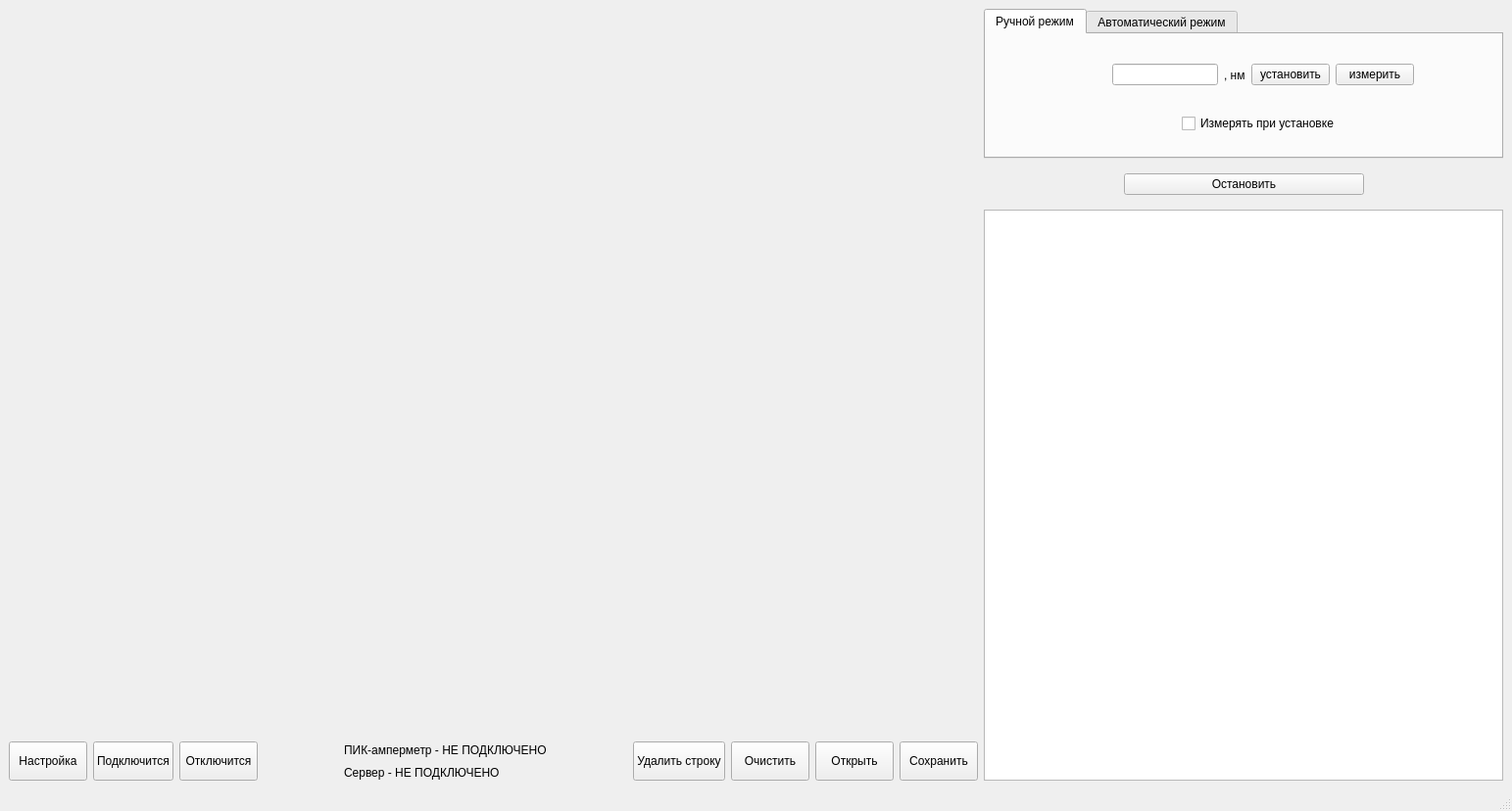
<?xml version="1.0" encoding="UTF-8"?>
<ui version="4.0">
 <class>MainWindow</class>
 <widget class="QMainWindow" name="MainWindow">
  <property name="geometry">
   <rect>
    <x>0</x>
    <y>0</y>
    <width>1543</width>
    <height>828</height>
   </rect>
  </property>
  <property name="minimumSize">
   <size>
    <width>995</width>
    <height>580</height>
   </size>
  </property>
  <property name="maximumSize">
   <size>
    <width>1994</width>
    <height>1580</height>
   </size>
  </property>
  <property name="windowTitle">
   <string>Picoammeter 6487 Control</string>
  </property>
  <widget class="QWidget" name="centralwidget">
   <layout class="QHBoxLayout" name="horizontalLayout_6">
    <item>
     <layout class="QVBoxLayout" name="verticalLayout_3">
      <item>
       <widget class="QCustomPlot" name="widget" native="true"/>
      </item>
      <item>
       <layout class="QHBoxLayout" name="horizontalLayout_5">
        <property name="sizeConstraint">
         <enum>QLayout::SetMinimumSize</enum>
        </property>
        <item>
         <widget class="QPushButton" name="pushButton_connect_setting">
          <property name="maximumSize">
           <size>
            <width>16777215</width>
            <height>40</height>
           </size>
          </property>
          <property name="text">
           <string>Настройка</string>
          </property>
         </widget>
        </item>
        <item>
         <widget class="QPushButton" name="pushButton_connect">
          <property name="maximumSize">
           <size>
            <width>16777215</width>
            <height>40</height>
           </size>
          </property>
          <property name="text">
           <string>Подключится</string>
          </property>
         </widget>
        </item>
        <item>
         <widget class="QPushButton" name="pushButton_disconnect">
          <property name="minimumSize">
           <size>
            <width>0</width>
            <height>40</height>
           </size>
          </property>
          <property name="text">
           <string>Отключится</string>
          </property>
         </widget>
        </item>
        <item>
         <spacer name="horizontalSpacer">
          <property name="orientation">
           <enum>Qt::Horizontal</enum>
          </property>
          <property name="sizeHint" stdset="0">
           <size>
            <width>40</width>
            <height>20</height>
           </size>
          </property>
         </spacer>
        </item>
        <item>
         <layout class="QVBoxLayout" name="verticalLayout_5">
          <item>
           <widget class="QLabel" name="label_connect_pic">
            <property name="text">
             <string>ПИК-амперметр - НЕ ПОДКЛЮЧЕНО</string>
            </property>
           </widget>
          </item>
          <item>
           <widget class="QLabel" name="label_connect_server">
            <property name="text">
             <string>Сервер - НЕ ПОДКЛЮЧЕНО</string>
            </property>
           </widget>
          </item>
         </layout>
        </item>
        <item>
         <spacer name="horizontalSpacer_5">
          <property name="orientation">
           <enum>Qt::Horizontal</enum>
          </property>
          <property name="sizeHint" stdset="0">
           <size>
            <width>40</width>
            <height>20</height>
           </size>
          </property>
         </spacer>
        </item>
        <item>
         <layout class="QHBoxLayout" name="horizontalLayout_4">
          <item>
           <widget class="QPushButton" name="pushButton_delete_string">
            <property name="minimumSize">
             <size>
              <width>0</width>
              <height>40</height>
             </size>
            </property>
            <property name="text">
             <string>Удалить строку</string>
            </property>
           </widget>
          </item>
          <item>
           <widget class="QPushButton" name="pushButton_clear_buffer">
            <property name="maximumSize">
             <size>
              <width>16777215</width>
              <height>40</height>
             </size>
            </property>
            <property name="text">
             <string>Очистить</string>
            </property>
           </widget>
          </item>
          <item>
           <widget class="QPushButton" name="pushButton_open_file">
            <property name="minimumSize">
             <size>
              <width>0</width>
              <height>40</height>
             </size>
            </property>
            <property name="text">
             <string>Открыть</string>
            </property>
           </widget>
          </item>
          <item>
           <widget class="QPushButton" name="pushButton_save">
            <property name="minimumSize">
             <size>
              <width>0</width>
              <height>40</height>
             </size>
            </property>
            <property name="text">
             <string>Сохранить</string>
            </property>
           </widget>
          </item>
         </layout>
        </item>
       </layout>
      </item>
     </layout>
    </item>
    <item>
     <layout class="QVBoxLayout" name="verticalLayout_2">
      <item>
       <widget class="QTabWidget" name="tabWidget">
        <property name="minimumSize">
         <size>
          <width>530</width>
          <height>82</height>
         </size>
        </property>
        <property name="maximumSize">
         <size>
          <width>530</width>
          <height>153</height>
         </size>
        </property>
        <property name="currentIndex">
         <number>0</number>
        </property>
        <widget class="QWidget" name="tab">
         <attribute name="title">
          <string>Ручной режим</string>
         </attribute>
         <widget class="QWidget" name="layoutWidget">
          <property name="geometry">
           <rect>
            <x>6</x>
            <y>6</y>
            <width>431</width>
            <height>71</height>
           </rect>
          </property>
          <layout class="QHBoxLayout" name="horizontalLayout">
           <item>
            <spacer name="horizontalSpacer_2">
             <property name="orientation">
              <enum>Qt::Horizontal</enum>
             </property>
             <property name="sizeHint" stdset="0">
              <size>
               <width>40</width>
               <height>20</height>
              </size>
             </property>
            </spacer>
           </item>
           <item>
            <widget class="QLineEdit" name="lineEdit_L">
             <property name="sizePolicy">
              <sizepolicy hsizetype="Fixed" vsizetype="Fixed">
               <horstretch>0</horstretch>
               <verstretch>0</verstretch>
              </sizepolicy>
             </property>
            </widget>
           </item>
           <item>
            <widget class="QLabel" name="label">
             <property name="sizePolicy">
              <sizepolicy hsizetype="Preferred" vsizetype="Preferred">
               <horstretch>0</horstretch>
               <verstretch>0</verstretch>
              </sizepolicy>
             </property>
             <property name="maximumSize">
              <size>
               <width>50</width>
               <height>16777215</height>
              </size>
             </property>
             <property name="text">
              <string>, нм</string>
             </property>
            </widget>
           </item>
           <item>
            <widget class="QPushButton" name="pushButton_set_L">
             <property name="text">
              <string>установить</string>
             </property>
            </widget>
           </item>
           <item>
            <widget class="QPushButton" name="pushButton_meas_curr">
             <property name="text">
              <string>измерить</string>
             </property>
            </widget>
           </item>
          </layout>
         </widget>
         <widget class="QCheckBox" name="checkBox_fast_way">
          <property name="geometry">
           <rect>
            <x>200</x>
            <y>80</y>
            <width>191</width>
            <height>22</height>
           </rect>
          </property>
          <property name="text">
           <string>Измерять при установке</string>
          </property>
         </widget>
        </widget>
        <widget class="QWidget" name="tab_2">
         <attribute name="title">
          <string>Автоматический режим</string>
         </attribute>
         <layout class="QVBoxLayout" name="verticalLayout">
          <item>
           <layout class="QHBoxLayout" name="horizontalLayout_3">
            <item>
             <widget class="QLabel" name="label_3">
              <property name="text">
               <string>MIN</string>
              </property>
             </widget>
            </item>
            <item>
             <widget class="QLineEdit" name="lineEdit_L_MIN"/>
            </item>
            <item>
             <widget class="QLabel" name="label_4">
              <property name="text">
               <string>MAX</string>
              </property>
             </widget>
            </item>
            <item>
             <widget class="QLineEdit" name="lineEdit_L_MAX"/>
            </item>
            <item>
             <widget class="QLabel" name="label_5">
              <property name="text">
               <string>Шаг: </string>
              </property>
             </widget>
            </item>
            <item>
             <widget class="QLineEdit" name="lineEdit_L_step"/>
            </item>
            <item>
             <widget class="QLabel" name="label_6">
              <property name="text">
               <string>, нм</string>
              </property>
             </widget>
            </item>
            <item>
             <widget class="QPushButton" name="pushButton_start">
              <property name="text">
               <string>Старт</string>
              </property>
             </widget>
            </item>
           </layout>
          </item>
         </layout>
        </widget>
       </widget>
      </item>
      <item>
       <widget class="QWidget" name="widget_2" native="true">
        <property name="minimumSize">
         <size>
          <width>530</width>
          <height>0</height>
         </size>
        </property>
        <property name="maximumSize">
         <size>
          <width>530</width>
          <height>149</height>
         </size>
        </property>
        <layout class="QVBoxLayout" name="verticalLayout_4">
         <item>
          <layout class="QHBoxLayout" name="horizontalLayout_2">
           <property name="sizeConstraint">
            <enum>QLayout::SetMinimumSize</enum>
           </property>
           <item>
            <spacer name="horizontalSpacer_3">
             <property name="orientation">
              <enum>Qt::Horizontal</enum>
             </property>
             <property name="sizeHint" stdset="0">
              <size>
               <width>40</width>
               <height>20</height>
              </size>
             </property>
            </spacer>
           </item>
           <item>
            <widget class="QPushButton" name="pushButton_stop">
             <property name="minimumSize">
              <size>
               <width>245</width>
               <height>0</height>
              </size>
             </property>
             <property name="text">
              <string>Остановить</string>
             </property>
            </widget>
           </item>
           <item>
            <spacer name="horizontalSpacer_4">
             <property name="orientation">
              <enum>Qt::Horizontal</enum>
             </property>
             <property name="sizeHint" stdset="0">
              <size>
               <width>40</width>
               <height>20</height>
              </size>
             </property>
            </spacer>
           </item>
          </layout>
         </item>
        </layout>
       </widget>
      </item>
      <item>
       <widget class="QTableView" name="tableView">
        <property name="minimumSize">
         <size>
          <width>530</width>
          <height>0</height>
         </size>
        </property>
        <property name="maximumSize">
         <size>
          <width>530</width>
          <height>1500</height>
         </size>
        </property>
       </widget>
      </item>
     </layout>
    </item>
   </layout>
  </widget>
  <widget class="QMenuBar" name="menubar">
   <property name="geometry">
    <rect>
     <x>0</x>
     <y>0</y>
     <width>1543</width>
     <height>30</height>
    </rect>
   </property>
  </widget>
  <widget class="QStatusBar" name="statusbar"/>
 </widget>
 <customwidgets>
  <customwidget>
   <class>QCustomPlot</class>
   <extends>QWidget</extends>
   <header>qcustomplot.h</header>
   <container>1</container>
  </customwidget>
 </customwidgets>
 <resources/>
 <connections/>
</ui>
